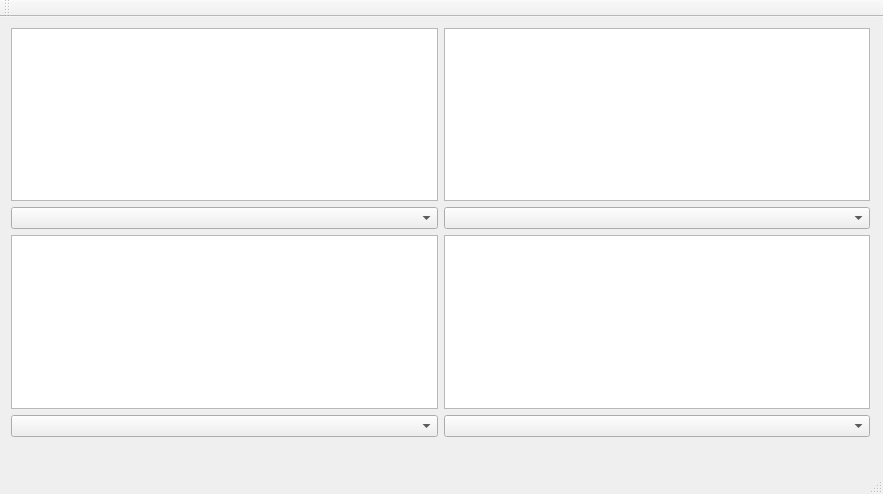
<?xml version="1.0" encoding="UTF-8"?>
<ui version="4.0">
 <class>MainWindow</class>
 <widget class="QMainWindow" name="MainWindow">
  <property name="geometry">
   <rect>
    <x>0</x>
    <y>0</y>
    <width>883</width>
    <height>494</height>
   </rect>
  </property>
  <property name="windowTitle">
   <string>MissionControl</string>
  </property>
  <widget class="QWidget" name="centralWidget">
   <widget class="QWidget" name="gridLayoutWidget">
    <property name="geometry">
     <rect>
      <x>0</x>
      <y>0</y>
      <width>881</width>
      <height>431</height>
     </rect>
    </property>
    <layout class="QGridLayout" name="gridLayout">
     <item row="2" column="0">
      <widget class="QGraphicsView" name="imageB"/>
     </item>
     <item row="1" column="0">
      <widget class="QComboBox" name="comboA"/>
     </item>
     <item row="0" column="0">
      <widget class="QGraphicsView" name="imageA"/>
     </item>
     <item row="3" column="0">
      <widget class="QComboBox" name="comboB"/>
     </item>
     <item row="0" column="1">
      <widget class="QGraphicsView" name="imageC"/>
     </item>
     <item row="1" column="1">
      <widget class="QComboBox" name="comboC"/>
     </item>
     <item row="2" column="1">
      <widget class="QGraphicsView" name="imageD"/>
     </item>
     <item row="3" column="1">
      <widget class="QComboBox" name="comboD"/>
     </item>
    </layout>
   </widget>
  </widget>
  <widget class="QMenuBar" name="menuBar">
   <property name="geometry">
    <rect>
     <x>0</x>
     <y>0</y>
     <width>883</width>
     <height>25</height>
    </rect>
   </property>
  </widget>
  <widget class="QToolBar" name="mainToolBar">
   <attribute name="toolBarArea">
    <enum>TopToolBarArea</enum>
   </attribute>
   <attribute name="toolBarBreak">
    <bool>false</bool>
   </attribute>
  </widget>
  <widget class="QStatusBar" name="statusBar"/>
 </widget>
 <layoutdefault spacing="6" margin="11"/>
 <resources/>
 <connections/>
</ui>
